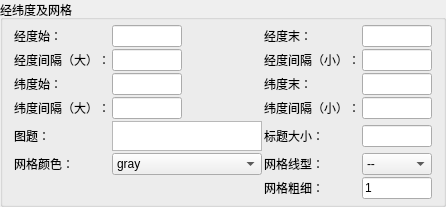
          <widget class="QGroupBox" name="groupBox">
           <property name="autoFillBackground">
            <bool>false</bool>
           </property>
           <property name="title">
            <string>经纬度及网格</string>
           </property>
           <property name="flat">
            <bool>false</bool>
           </property>
           <property name="checkable">
            <bool>false</bool>
           </property>
           <layout class="QGridLayout" name="gridLayout_4">
            <property name="sizeConstraint">
             <enum>QLayout::SetDefaultConstraint</enum>
            </property>
            <property name="topMargin">
             <number>5</number>
            </property>
            <property name="bottomMargin">
             <number>5</number>
            </property>
            <property name="spacing">
             <number>2</number>
            </property>
            <item row="0" column="3">
             <widget class="QLineEdit" name="lineEdit_5">
              <property name="maximumSize">
               <size>
                <width>70</width>
                <height>16777215</height>
               </size>
              </property>
             </widget>
            </item>
            <item row="1" column="1">
             <widget class="QLineEdit" name="lineEdit_2">
              <property name="maximumSize">
               <size>
                <width>70</width>
                <height>16777215</height>
               </size>
              </property>
             </widget>
            </item>
            <item row="1" column="0">
             <widget class="QLabel" name="label_6">
              <property name="sizePolicy">
               <sizepolicy hsizetype="Fixed" vsizetype="Preferred">
                <horstretch>0</horstretch>
                <verstretch>0</verstretch>
               </sizepolicy>
              </property>
              <property name="text">
               <string>经度间隔（大）：</string>
              </property>
             </widget>
            </item>
            <item row="2" column="1">
             <widget class="QLineEdit" name="lineEdit_3">
              <property name="maximumSize">
               <size>
                <width>70</width>
                <height>16777215</height>
               </size>
              </property>
             </widget>
            </item>
            <item row="3" column="1">
             <widget class="QLineEdit" name="lineEdit_4">
              <property name="maximumSize">
               <size>
                <width>70</width>
                <height>16777215</height>
               </size>
              </property>
             </widget>
            </item>
            <item row="1" column="3">
             <widget class="QLineEdit" name="lineEdit_6">
              <property name="maximumSize">
               <size>
                <width>70</width>
                <height>16777215</height>
               </size>
              </property>
             </widget>
            </item>
            <item row="0" column="2">
             <widget class="QLabel" name="label_5">
              <property name="sizePolicy">
               <sizepolicy hsizetype="Fixed" vsizetype="Preferred">
                <horstretch>0</horstretch>
                <verstretch>0</verstretch>
               </sizepolicy>
              </property>
              <property name="text">
               <string>经度末：</string>
              </property>
             </widget>
            </item>
            <item row="4" column="0">
             <widget class="QLabel" name="label_38">
              <property name="text">
               <string>图题：</string>
              </property>
             </widget>
            </item>
            <item row="2" column="0">
             <widget class="QLabel" name="label_8">
              <property name="sizePolicy">
               <sizepolicy hsizetype="Fixed" vsizetype="Preferred">
                <horstretch>0</horstretch>
                <verstretch>0</verstretch>
               </sizepolicy>
              </property>
              <property name="text">
               <string>纬度始：</string>
              </property>
             </widget>
            </item>
            <item row="4" column="1">
             <widget class="QTextEdit" name="textEdit_2">
              <property name="sizePolicy">
               <sizepolicy hsizetype="Preferred" vsizetype="Expanding">
                <horstretch>0</horstretch>
                <verstretch>0</verstretch>
               </sizepolicy>
              </property>
              <property name="maximumSize">
               <size>
                <width>150</width>
                <height>30</height>
               </size>
              </property>
             </widget>
            </item>
            <item row="1" column="2">
             <widget class="QLabel" name="label_7">
              <property name="sizePolicy">
               <sizepolicy hsizetype="Fixed" vsizetype="Preferred">
                <horstretch>0</horstretch>
                <verstretch>0</verstretch>
               </sizepolicy>
              </property>
              <property name="text">
               <string>经度间隔（小）：</string>
              </property>
             </widget>
            </item>
            <item row="5" column="3">
             <widget class="QComboBox" name="comboBox_15">
              <item>
               <property name="text">
                <string>--</string>
               </property>
              </item>
              <item>
               <property name="text">
                <string>-</string>
               </property>
              </item>
              <item>
               <property name="text">
                <string>-.</string>
               </property>
              </item>
              <item>
               <property name="text">
                <string>:</string>
               </property>
              </item>
             </widget>
            </item>
            <item row="2" column="2">
             <widget class="QLabel" name="label_9">
              <property name="sizePolicy">
               <sizepolicy hsizetype="Fixed" vsizetype="Preferred">
                <horstretch>0</horstretch>
                <verstretch>0</verstretch>
               </sizepolicy>
              </property>
              <property name="text">
               <string>纬度末：</string>
              </property>
             </widget>
            </item>
            <item row="3" column="0">
             <widget class="QLabel" name="label_10">
              <property name="sizePolicy">
               <sizepolicy hsizetype="Fixed" vsizetype="Preferred">
                <horstretch>0</horstretch>
                <verstretch>0</verstretch>
               </sizepolicy>
              </property>
              <property name="text">
               <string>纬度间隔（大）：</string>
              </property>
             </widget>
            </item>
            <item row="0" column="0">
             <widget class="QLabel" name="label_4">
              <property name="sizePolicy">
               <sizepolicy hsizetype="Fixed" vsizetype="Preferred">
                <horstretch>0</horstretch>
                <verstretch>0</verstretch>
               </sizepolicy>
              </property>
              <property name="text">
               <string>经度始：</string>
              </property>
             </widget>
            </item>
            <item row="5" column="0">
             <widget class="QLabel" name="label_52">
              <property name="text">
               <string>网格颜色：</string>
              </property>
             </widget>
            </item>
            <item row="5" column="2">
             <widget class="QLabel" name="label_53">
              <property name="text">
               <string>网格线型：</string>
              </property>
             </widget>
            </item>
            <item row="5" column="1">
             <widget class="QComboBox" name="comboBox_14">
              <item>
               <property name="text">
                <string>gray</string>
               </property>
              </item>
              <item>
               <property name="text">
                <string>black</string>
               </property>
              </item>
              <item>
               <property name="text">
                <string>white</string>
               </property>
              </item>
              <item>
               <property name="text">
                <string>red</string>
               </property>
              </item>
              <item>
               <property name="text">
                <string>blue</string>
               </property>
              </item>
              <item>
               <property name="text">
                <string>green</string>
               </property>
              </item>
              <item>
               <property name="text">
                <string>yellow</string>
               </property>
              </item>
             </widget>
            </item>
            <item row="2" column="3">
             <widget class="QLineEdit" name="lineEdit_7">
              <property name="maximumSize">
               <size>
                <width>70</width>
                <height>16777215</height>
               </size>
              </property>
             </widget>
            </item>
            <item row="3" column="3">
             <widget class="QLineEdit" name="lineEdit_8">
              <property name="maximumSize">
               <size>
                <width>70</width>
                <height>16777215</height>
               </size>
              </property>
             </widget>
            </item>
            <item row="3" column="2">
             <widget class="QLabel" name="label_11">
              <property name="sizePolicy">
               <sizepolicy hsizetype="Fixed" vsizetype="Preferred">
                <horstretch>0</horstretch>
                <verstretch>0</verstretch>
               </sizepolicy>
              </property>
              <property name="text">
               <string>纬度间隔（小）：</string>
              </property>
             </widget>
            </item>
            <item row="0" column="1">
             <widget class="QLineEdit" name="lineEdit">
              <property name="maximumSize">
               <size>
                <width>70</width>
                <height>16777215</height>
               </size>
              </property>
             </widget>
            </item>
            <item row="6" column="2">
             <widget class="QLabel" name="label_51">
              <property name="text">
               <string>网格粗细：</string>
              </property>
             </widget>
            </item>
            <item row="6" column="3">
             <widget class="QLineEdit" name="lineEdit_28">
              <property name="maximumSize">
               <size>
                <width>70</width>
                <height>16777215</height>
               </size>
              </property>
              <property name="text">
               <string>1</string>
              </property>
             </widget>
            </item>
            <item row="4" column="2">
             <widget class="QLabel" name="label_73">
              <property name="text">
               <string>标题大小：</string>
              </property>
             </widget>
            </item>
            <item row="4" column="3">
             <widget class="QLineEdit" name="lineEdit_39">
              <property name="maximumSize">
               <size>
                <width>70</width>
                <height>16777215</height>
               </size>
              </property>
             </widget>
            </item>
           </layout>
          </widget>
